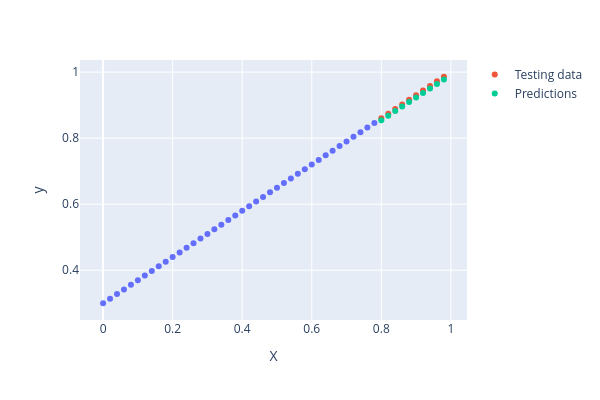

The code cell stored with this chart in its notebook:
### Code cell
plot_predictions(predictions=y_preds)

### Figure 1 — Plotly figure (JSON) as saved in the notebook; plotly's stock layout.template omitted (floating-point values rounded to 4 significant figures)
{"data": [{"hovertemplate": "X=%{x}<br>y=%{y}<extra></extra>", "legendgroup": "", "marker": {"color": "#636efa", "symbol": "circle"}, "mode": "markers", "name": "", "orientation": "v", "showlegend": false, "type": "scatter", "x": [0.0, 0.02, 0.04, 0.06, 0.08, 0.1, 0.12, 0.14, 0.16, 0.18, 0.2, 0.22, 0.24, 0.26, 0.28, 0.3, 0.32, 0.34, 0.36, 0.38, 0.4, 0.42, 0.44, 0.46, 0.48, 0.5, 0.52, 0.54, 0.56, 0.58, 0.6, 0.62, 0.64, 0.66, 0.68, 0.7, 0.72, 0.74, 0.76, 0.78], "xaxis": "x", "y": [0.3, 0.314, 0.328, 0.342, 0.356, 0.37, 0.384, 0.398, 0.412, 0.426, 0.44, 0.454, 0.468, 0.482, 0.496, 0.51, 0.524, 0.538, 0.552, 0.566, 0.58, 0.594, 0.608, 0.622, 0.636, 0.65, 0.664, 0.678, 0.692, 0.706, 0.72, 0.734, 0.748, 0.762, 0.776, 0.79, 0.804, 0.818, 0.832, 0.846], "yaxis": "y"}, {"mode": "markers", "name": "Testing data", "type": "scatter", "x": [0.8, 0.82, 0.84, 0.86, 0.88, 0.9, 0.92, 0.94, 0.96, 0.98], "y": [0.86, 0.874, 0.888, 0.902, 0.916, 0.93, 0.944, 0.958, 0.972, 0.986]}, {"mode": "markers", "name": "Predictions", "type": "scatter", "x": [0.8, 0.82, 0.84, 0.86, 0.88, 0.9, 0.92, 0.94, 0.96, 0.98], "y": [0.8545, 0.8682, 0.8819, 0.8957, 0.9094, 0.9231, 0.9368, 0.9505, 0.9642, 0.978]}], "layout": {"height": 400, "legend": {"tracegroupgap": 0}, "margin": {"t": 60}, "width": 600, "xaxis": {"anchor": "y", "domain": [0, 1], "title": {"text": "X"}}, "yaxis": {"anchor": "x", "domain": [0, 1], "title": {"text": "y"}}}}
